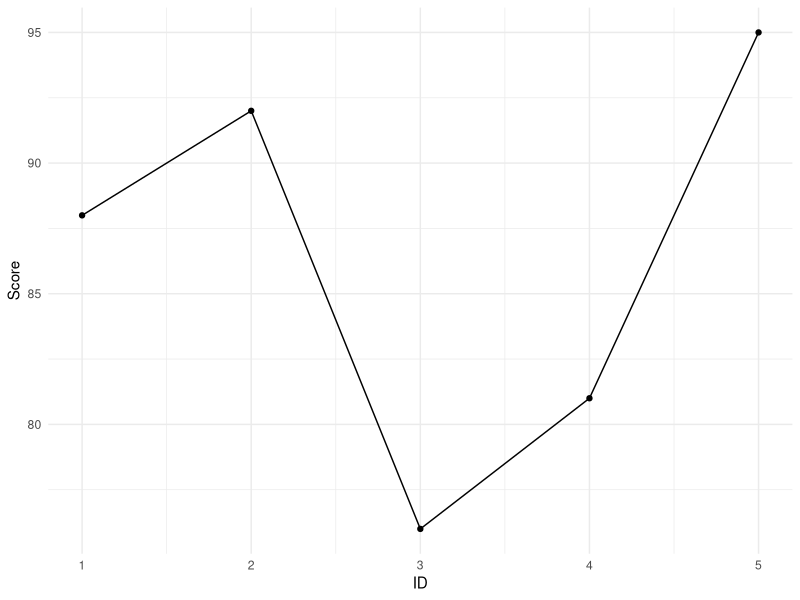

The R source for this figure:
## ---- chunk 1
# Load required packages
library(tidyverse)

# Create a simple data frame
df <- tibble(ID = 1:5, Score = c(88, 92, 76, 81, 95))

# Summary statistics
summary(df)

# Plotting
ggplot(df, aes(x = ID, y = Score)) +
  geom_line() +
  geom_point() +
  theme_minimal()

